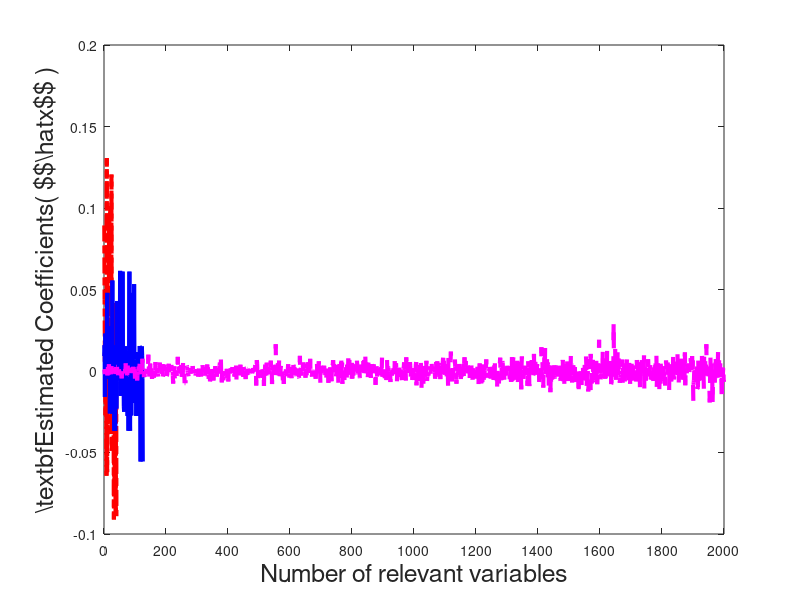

Write the MATLAB code that produced this figure. (Note: this script raises an error after producing the figure.)
figure('Color', 'white');
set(gcf,'units','points','position',[0,0,550,350]);
%set(gca,'Fontsize',18);
clf; 
L1data = load('data/L1coefficient.txt');
OL1data = load('data/OL1coefficient.txt');
OL2data = load('data/OL2coefficient.txt');
L1data =  L1data(L1data~=0);
OL1data = OL1data(OL1data~=0);
OL2data = OL2data(OL2data~=0);

%size(OL2data)
%lambda = min(data)+rand(1,length(OL2data))*(max(data)-min(data)); % x=xmin+rand(1,n)*(xmax-xmin)
%size(L1data)
%size(OL1data)
%size(OL2data)
%size(lambda)
plot(L1data,'r-.','MarkerSize', 10, 'LineWidth', 3);
hold on
plot(OL1data,'b-','MarkerSize', 10, 'LineWidth', 3);
hold on
plot(OL2data,'m--','MarkerSize', 10, 'LineWidth', 3);
hold off;
%xlim([0,50]);
%set(gca,'YScale','log');
set(gca,'XTick',(0:200:2000));
xlabel('Number of relevant variables','FontSize',18); 
h = ylabel('\textbf{Estimated Coefficients( $$\hat{x}$$ )}','FontSize',18);
set(h,'unit','character');
set(h,'interpreter','latex');
set(gca,'FontSize',18,'FontName','times');
legend1 = legend('Lasso','OL1','OL2');
set(legend1,'FontSize',18,'FontName','times');
title('q = 0.4','FontSize',18);
set(gca,'Fontsize',18);
%print('E:\Deep Learning\Research\Paper Writting\graphs\variableselection.png','-dpng','-r900');
%print('E:\Deep Learning\Research\Paper Writting\graphs\variableselection.eps','-depsc2','-r900');

